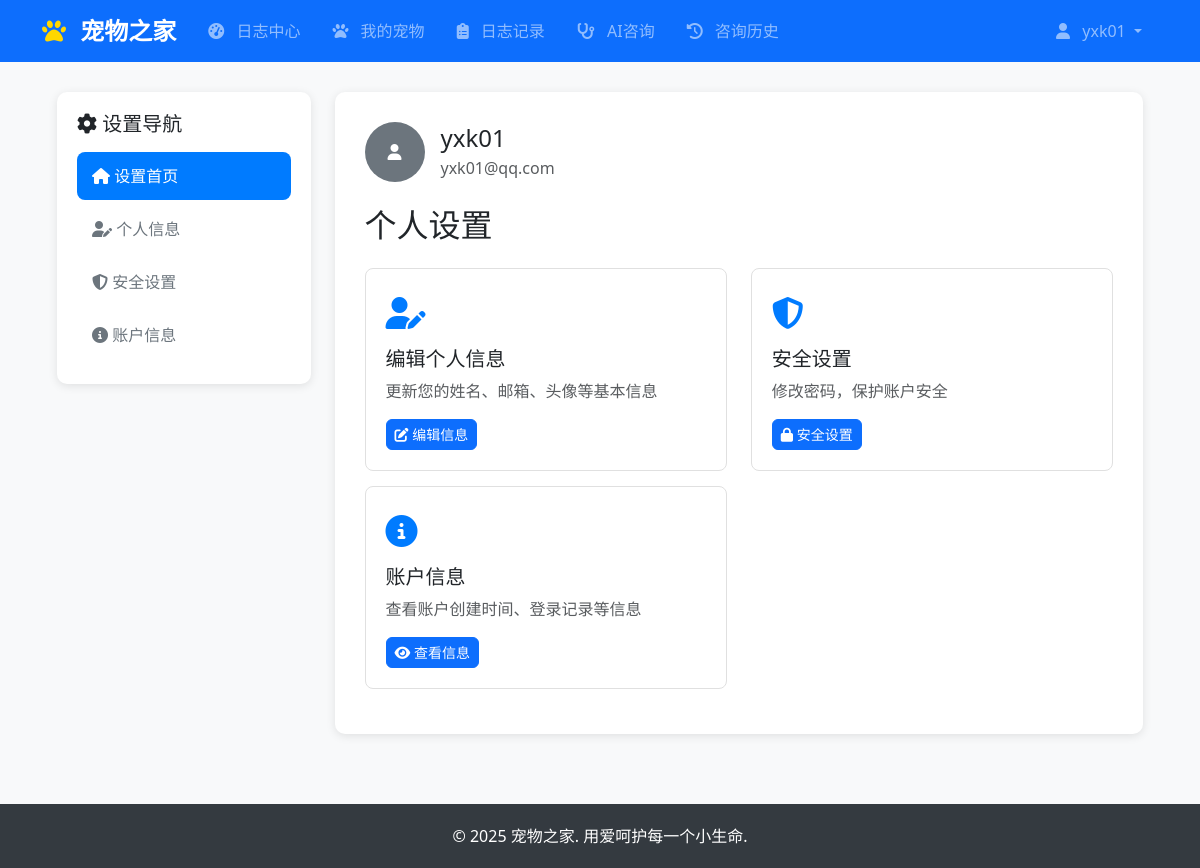
The app's page /accounts/settings/ (signed in) with its own data.
### accounts/models.py (models this page shows, shortened)
class CustomUser(AbstractUser):
    phone = models.CharField(max_length=15, blank=True, verbose_name='手机号码')
    profile_picture = models.ImageField(upload_to='profile_pics/', blank=True, verbose_name='头像')
    bio = models.TextField(max_length=500, blank=True, verbose_name='个人简介')
    birth_date = models.DateField(null=True, blank=True, verbose_name='生日')
    location = models.CharField(max_length=100, blank=True, verbose_name='所在地')
    settings_updated_at = models.DateTimeField(auto_now=True, verbose_name='设置更新时间')
    class Meta:
        verbose_name = '用户'
        verbose_name_plural = '用户'

### accounts/views.py (the view)
# urls.py: path('settings/', views.user_settings_view, name='user_settings'),
@login_required
def user_settings_view(request):
    return render(request, 'accounts/user_settings.html')

### accounts/templates/accounts/user_settings.html (shortened to what this page needs)
{% extends 'base.html' %}
{% load static %}
{% block content %}
<div class="settings-container">
    <div class="row">
        <div class="col-lg-3 col-md-4">
            <div class="settings-sidebar">
                <h5 class="mb-3"><i class="fas fa-cog"></i> 设置导航</h5>                <div class="nav flex-column nav-pills">
                    <a class="nav-link active" href="{% url 'accounts:user_settings' %}">
                        <i class="fas fa-home"></i> 设置首页
                    </a>                    <a class="nav-link" href="{% url 'accounts:profile_settings' %}">
                        <i class="fas fa-user-edit"></i> 个人信息
                    </a>
                    <a class="nav-link" href="{% url 'accounts:security_settings' %}">
                        <i class="fas fa-shield-alt"></i> 安全设置
                    </a>
                    <a class="nav-link" href="{% url 'accounts:account_info' %}">
                        <i class="fas fa-info-circle"></i> 账户信息
                    </a>
                </div>
            </div>
        </div>
        <div class="col-lg-9 col-md-8">
            <div class="settings-content">
                <div class="d-flex align-items-center mb-4">                    <div>
                        {% if user.profile_picture %}
                            <img src="{{ user.profile_picture.url }}" alt="头像" class="rounded-circle me-3 profile-picture">
                        {% else %}
                            <div class="bg-secondary rounded-circle d-flex align-items-center justify-content-center me-3 profile-placeholder">
                                <i class="fas fa-user text-white"></i>
                            </div>
                        {% endif %}
                    </div>
                    <div>
                        <h4 class="mb-1">{{ user.get_full_name|default:user.username }}</h4>
                        <p class="text-muted mb-0">{{ user.email }}</p>
                    </div>
                </div>
                <h2 class="mb-4">个人设置</h2>
                <div class="row">
                    <div class="col-md-6">
                        <div class="quick-action-card">
                            <div class="quick-action-icon">
                                <i class="fas fa-user-edit"></i>
                            </div>
                            <h5>编辑个人信息</h5>
                            <p class="text-muted">更新您的姓名、邮箱、头像等基本信息</p>
                            <a href="{% url 'accounts:profile_settings' %}" class="btn btn-primary btn-sm">
                                <i class="fas fa-edit"></i> 编辑信息
                            </a>
                        </div>
                    </div>
                    <div class="col-md-6">
                        <div class="quick-action-card">
                            <div class="quick-action-icon">
                                <i class="fas fa-shield-alt"></i>
                            </div>
                            <h5>安全设置</h5>
                            <p class="text-muted">修改密码，保护账户安全</p>
                            <a href="{% url 'accounts:security_settings' %}" class="btn btn-primary btn-sm">
                                <i class="fas fa-lock"></i> 安全设置
                            </a>
                        </div>
                    </div>
                    <div class="col-md-6">
                        <div class="quick-action-card">
                            <div class="quick-action-icon">
                                <i class="fas fa-info-circle"></i>
                            </div>
                            <h5>账户信息</h5>
                            <p class="text-muted">查看账户创建时间、登录记录等信息</p>
                            <a href="{% url 'accounts:account_info' %}" class="btn btn-primary btn-sm">
                                <i class="fas fa-eye"></i> 查看信息
                            </a>
                        </div>
                    </div>
                </div>
            </div>
        </div>
    </div>
</div>
{% endblock %}

### templates/base.html (shortened to what this page needs)
<!DOCTYPE html>
<html lang="zh-CN">
<head>
    <link href="https://cdn.jsdelivr.net/npm/bootstrap@5.3.0/dist/css/bootstrap.min.css" rel="stylesheet">
    <link rel="stylesheet" href="https://cdnjs.cloudflare.com/ajax/libs/font-awesome/6.4.0/css/all.min.css">
</head>
<body>
    <nav class="navbar navbar-expand-lg navbar-dark bg-primary">
        <div class="container">
            <a class="navbar-brand" href="{% url 'home' %}">
                <i class="fas fa-paw"></i> 宠物之家
            </a>
                        <div class="collapse navbar-collapse" id="navbarNav">
                <ul class="navbar-nav me-auto">{% if user.is_authenticated %}
                        <li class="nav-item">
                            <a class="nav-link" href="{% url 'logs:logs_center' %}">
                                <i class="fas fa-tachometer-alt"></i> 日志中心
                            </a>
                        </li>
                        <li class="nav-item">
                            <a class="nav-link" href="{% url 'pets:pet_list' %}">
                                <i class="fas fa-paw"></i> 我的宠物
                            </a>
                        </li>
                        <li class="nav-item">
                            <a class="nav-link" href="{% url 'logs:log_list' %}">
                                <i class="fas fa-clipboard-list"></i> 日志记录
                            </a>
                        </li>                        <li class="nav-item">
                            <a class="nav-link" href="{% url 'accounts:dashboard' %}">
                                <i class="fas fa-stethoscope"></i> AI咨询
                            </a>
                        </li>
                        <li class="nav-item">
                            <a class="nav-link" href="{% url 'consultations:consultation_history' %}">
                                <i class="fas fa-history"></i> 咨询历史
                            </a>
                        </li>{% endif %}
                </ul>
                <ul class="navbar-nav">
                    {% if user.is_authenticated %}
                        <li class="nav-item dropdown">
                            <a class="nav-link dropdown-toggle" href="#" role="button" data-bs-toggle="dropdown" aria-expanded="false">
                                <i class="fas fa-user"></i> {{ user.username }}
                            </a>
                        </li>
                    {% endif %}
                </ul>
            </div>
        </div>
    </nav>
    <main class="container mt-4">
        {% block content %}{% endblock %}
    </main>
    <footer class="footer">
        <div class="container text-center">
            <p class="mb-0">&copy; 2025 宠物之家. 用爱呵护每一个小生命.</p>
        </div>
    </footer>
</body>
</html>

### templates/base.html (style rules this page uses)
body { font-family: 'Microsoft YaHei', 'Segoe UI', Tahoma, Geneva, Verdana, sans-serif; background-color: #f8f9fa; }
.navbar-brand { font-weight: bold; font-size: 1.5rem; }
.navbar-brand i { margin-right: 0.5rem; color: #ffd700; }
.navbar-nav .nav-link { margin: 0 0.5rem; border-radius: 6px; transition: all 0.3s ease; }
.navbar-nav .nav-link i { margin-right: 0.5rem; }
.btn { border-radius: 6px; font-weight: 500; transition: all 0.2s ease; }
main { min-height: calc(100vh - 200px); }
.footer { background-color: #343a40; color: white; padding: 20px 0; margin-top: 50px; }

### accounts/templates/accounts/user_settings.html (style rules this page uses)
.settings-container { max-width: 1200px; margin: 30px auto; padding: 0 15px; }
.settings-sidebar { background: white; border-radius: 10px; box-shadow: 0 2px 10px rgba(0,0,0,0.1); padding: 20px; margin-bottom: 20px; }
.settings-content { background: white; border-radius: 10px; box-shadow: 0 2px 10px rgba(0,0,0,0.1); padding: 30px; margin-bottom: 20px; }
.nav-pills .nav-link { color: #6c757d; border-radius: 8px; margin-bottom: 5px; padding: 12px 15px; transition: all 0.3s ease; }
.nav-pills .nav-link.active { background-color: #007bff; color: white; }
.quick-action-card { border: 1px solid #e0e0e0; border-radius: 8px; padding: 20px; margin-bottom: 15px; transition: all 0.3s ease; }
.quick-action-icon { font-size: 2rem; color: #007bff; margin-bottom: 10px; }
.profile-placeholder { width: 60px; height: 60px; }

### records on screen
CustomUser: username "yxk01", get_full_name "yxk01", email "yxk01@qq.com"
